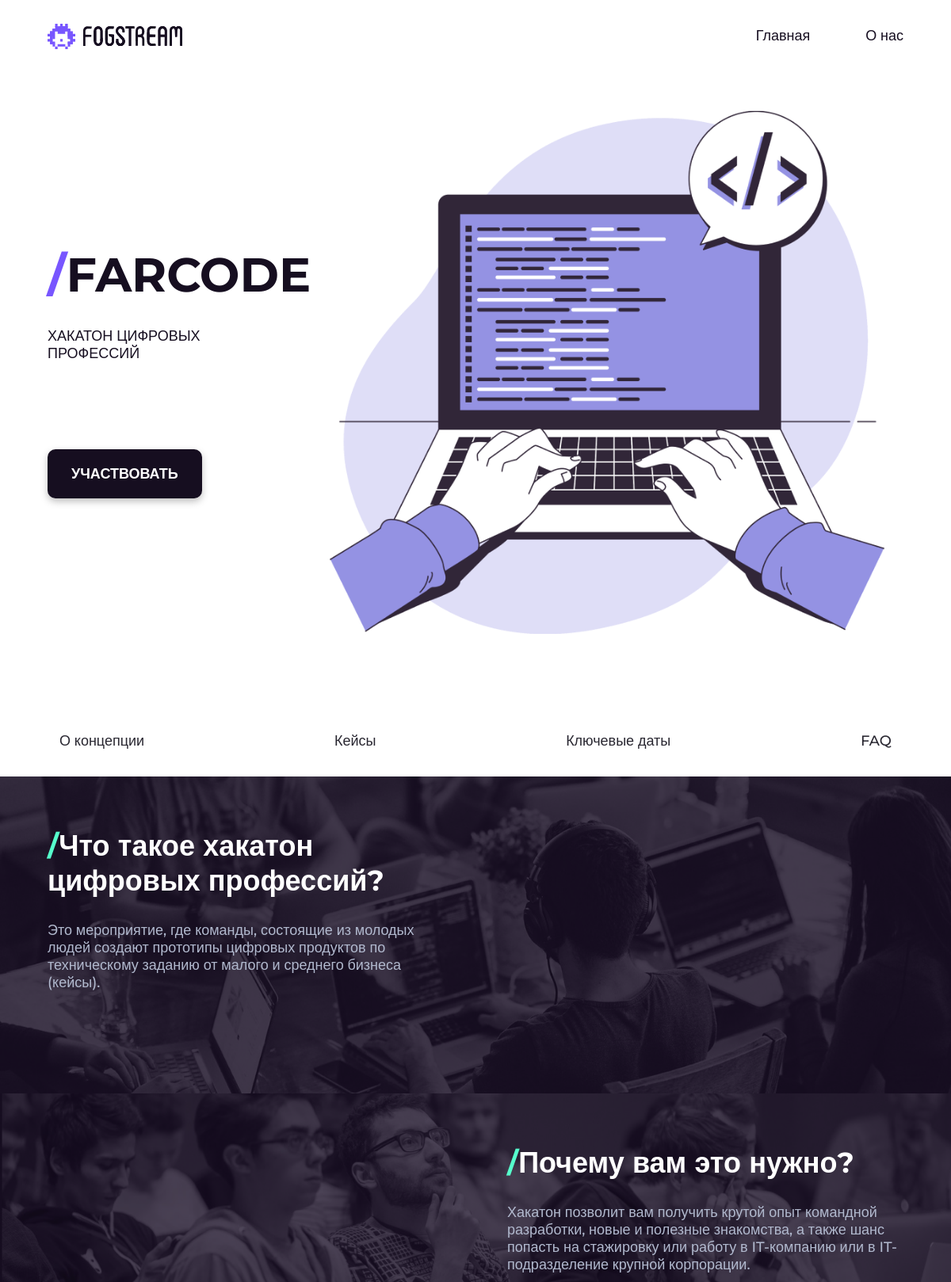
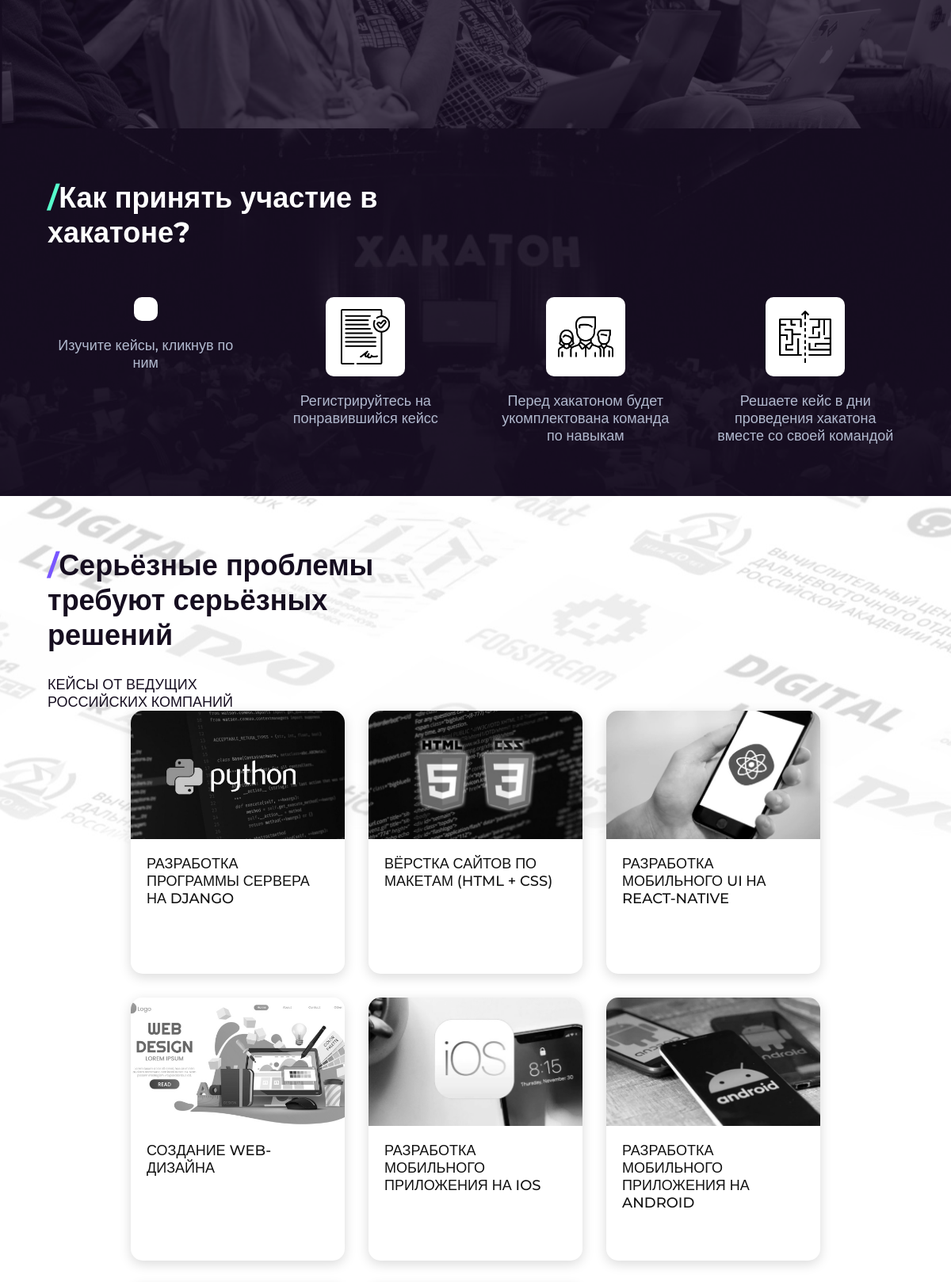
The page / (upper part) on the database its author committed (2 pictures, top to bottom).
### accounts/models.py (models this page shows)
class LastText(models.Model):
    text = models.TextField()
    def __str__(self):
        return self.text
    class Meta:
        verbose_name = 'текст'
        verbose_name_plural = 'Кнопки и конечная информация'

class MainText(models.Model):
    text = models.TextField()
    def __str__(self):
        return self.text
    class Meta:
        verbose_name = 'текст'
        verbose_name_plural = 'Основная страница'

class ConceptText(models.Model):
    text = models.TextField()
    def __str__(self):
        return self.text
    class Meta:
        verbose_name = 'текст'
        verbose_name_plural = 'Страница концепции'

class CasesText(models.Model):
    text = models.TextField()
    def __str__(self):
        return self.text
    class Meta:
        verbose_name = 'текст'
        verbose_name_plural = 'Страница кейсов'

### accounts/views.py (the view)
# urls.py: path('', views.index, name = 'index'),
def index(request):
    subject_main_text = MainText.objects.all()
    subject_concept_text = ConceptText.objects.all()
    subject_cases_text = CasesText.objects.all()
    subject_date_text = DateText.objects.all()
    subject_quest_text = QuestionText.objects.all()
    subject_last_text = LastText.objects.all()
    try:
        context = {
            'tittle_mainW': subject_main_text[0],
            'text_mainW': subject_main_text[1],
            'btn_mainW': subject_main_text[2],
            'first_title': subject_concept_text[0],
            'first_text': subject_concept_text[1],
            'second_title': subject_concept_text[2],
            'second_text': subject_concept_text[3],
            'thrid_title': subject_concept_text[4],
            'iqon_1': subject_concept_text[5],
            'iqon_2': subject_concept_text[6],
            'iqon_3': subject_concept_text[7],
            'iqon_4': subject_concept_text[8],
            'cases_title': subject_cases_text[0],
            'cases_text': subject_cases_text[1],
            'case_1': subject_cases_text[2],
            'case_2': subject_cases_text[3],
            'case_3': subject_cases_text[4],
            'case_4': subject_cases_text[5],
            'case_5': subject_cases_text[6],
            'case_6': subject_cases_text[7],
            'case_7': subject_cases_text[8],
            'case_8': subject_cases_text[9],
            'date_title': subject_date_text[0],
            'date_text': subject_date_text[1],
            'date_first': subject_date_text[2],
            'date_first_text': subject_date_text[3],
            'date_second': subject_date_text[4],
            'date_second_text': subject_date_text[5],
            'date_thrid': subject_date_text[6],
            'date_thrid_text': subject_date_text[7],
            'date_fourth': subject_date_text[8],
            'date_fourth_text': subject_date_text[9],
            'date_fifth': subject_date_text[10],
            'date_fifth_text': subject_date_text[11],
            'question_title': subject_quest_text[0],
            'question_1': subject_quest_text[1],
            'question_1_text': subject_quest_text[2],
            'question_2': subject_quest_text[3],
            'question_2_text': subject_quest_text[4],
            'question_3': subject_quest_text[5],
            'question_3_text': subject_quest_text[6],
            'question_4': subject_quest_text[7],
            'question_4_text': subject_quest_text[8],
            'question_5': subject_quest_text[9],
            'question_5_text': subject_quest_text[10],
            'question_6': subject_quest_text[11],
            'question_6_text': subject_quest_text[12],
            'btn_1': subject_last_text[0],
            'btn_2': subject_last_text[1],
            'btn_3': subject_last_text[2],
            'btn_4': subject_last_text[3],
            'btn_5': subject_last_text[4],
            'btn_6': subject_last_text[5],
            'last_text_1': subject_last_text[6],
            'last_text_2': subject_last_text[7],
            'last_text_3': subject_last_text[8],
            'last_text_4': subject_last_text[9],
        }
    except IndexError:
        templates()
        templates_images()
        templates_case1()
        templates_case2()
        templates_case3()
        templates_case4()
        templates_case5()
        templates_case6()
        templates_case7()
        templates_case8()
    return render(request, 'accounts/index.html', context)

### accounts/models.py (called while the page is built)
    def __str__(self):
        return self.text

    def __str__(self):
        return self.text

### accounts/templates/accounts/index.html (shortened to what this page needs)
<!DOCTYPE html>
<html lang="en">
<head>
    <link rel="stylesheet" href="static/src/styles/stylesheet.css">
</head>
<body>
    <div class="wrapper">
        <header class="header">
            <div class="container">
                <div class="header__menu">
                    <div class="header__icon">
                        <img src="/static/src/images/fogstream.svg" alt="">
                    </div>
                    <ul class="header__list">
                        <li class="header__item"><a href="{% url 'index' %}" class="header__link">{{ btn_1 }}</a></li>
                        <li class="header__item"><a href="https://www.fogstream.ru/ru/about-us/" class="header__link">{{ btn_2 }}</a></li>
                    </ul>
                </div>
            </div>
        </header>
        <main class="main">
            <section class="join">
                <div class="container">
                    <div class="join__content">
                        <div class="join__block-text block-text">
                            <h1 class="join__title title"><span>/</span>{{ tittle_mainW }}<br></h1>
                            <p class="join__text text">{{ text_mainW }}</p>
                            <a href="#cases" class="join__button button">{{ btn_mainW }}</a>
                        </div>
                        <div class="join__img">
                            <img src="/static/src/images/Header.png" alt="">
                        </div>
                    </div>
                </div>
            </section>
           <div class="main__body">
            <nav class="nav">
                <div class="nav__body">
                    <div class="container">
                        <div class="nav__menu">
                            <ul class="nav__list">
                                <li class="nav__item"><a href="#concept" class="nav__link">{{ btn_3 }}</a></li>
                                <li class="nav__item"><a href="#cases" class="nav__link">{{ btn_4 }}</a></li>
                                <li class="nav__item"><a href="#dates" class="nav__link">{{ btn_5 }}</a></li>
                                <li class="nav__item"><a href="#faq" class="nav__link">{{ btn_6 }}</a></li>
                            </ul>
                        </div>
                    </div>
                </div>
            </nav>
            <div class="concept">
                <div class="concept__blocks block">
                    <div class="concept__block1">
                        <div class="container">
                            <div class="block1__contant">
                                <div id="concept" class="block__block-text block-text">
                                    <h2 class="block__title title"><span>/</span>{{ first_title }}</h2>
                                    <p class="block__text text">{{ first_text }}</p>
                                </div>
                                <div class="block__img">
                                    <img src="/static/src/images/concept/con1.jpg" alt="">
                                </div>
                            </div>
                        </div>
                    </div>
                    <div class="concept__block2">
                        <div class="container">
                            <div class="block2__contant">
                                <div class="block__block-text block-text">
                                    <h2 class="block__title title"><span>/</span>{{ second_title }}</h2>
                                    <p class="block__text text">{{ second_text }}</p>
                                </div>
                                <div class="block__img">
                                    <img src="/static/src/images/concept/con2.jpg" alt="">
                                </div>
                            </div>
                        </div>
                    </div>
                    <div class="concept__block3">
                        <div class="container">
                            <div class="block3__contant">
                                <div class="block__block-text block-text">
                                    <h2 class="block__title title"><span>/</span>{{ thrid_title }}</h2>
                                </div>
                                <div class="block3__howto">
                                    <ul class="block3__list">
                                        <li class="block3__item">
                                            <img src="/static/src/images/howto/investigation.png" alt="">
                                            <p class="text">{{ iqon_1 }}</p>
                                        </li>
                                        <li class="block3__item">
                                            <img src="/static/src/images/howto/registration.png" alt="">
                                            <p class="text">{{ iqon_2 }}с</p>
                                        </li>
                                        <li class="block3__item">
                                            <img src="/static/src/images/howto/team.png" alt="">
                                            <p class="text">{{ iqon_3 }}</p>
                                        </li>
                                        <li class="block3__item">
                                            <img src="/static/src/images/howto/maze.png" alt="">
                                            <p class="text">{{ iqon_4 }}</p>
                                        </li>
                                    </ul>
                                </div>
                                <div class="block__img">
                                    <img src="/static/src/images/concept/con3.jpg" alt="">
                                </div>
                            </div>
                        </div>
                    </div>
                </div>
            </div>
            <div class="cases" id="cases">
                <div class="cases__block">
                    <div class="cases__contant">
                        <div class="container">
                            <div class="cases__block-text block-text">
                                <div class="cases__title title"><span>/</span>{{ cases_title }}</div>
                                <div class="cases__text text">{{ cases_text }}</div>
                            </div>
                            <div class="cases__img">
                                <img src="/static/src/images/logs.jpg" alt="">
                            </div>
                        </div>
                    </div>
                    <div class="cases__all-cases">
                        <div class="container">
                            <ul class="cases__list">
                                <li class="cases__item">
                                    <a id="case1" href="{% url 'case_1' %}" class="case">
                                        <div class="case__img">
                                            <img src="/static/src/images/cases/case1.jpg" alt="">
                                        </div>
                                        <div class="case__block-text block-text">
                                            <p class="case__text text">{{ case_1 }}</p>
                                        </div>
                                    </a>
                                </li>
                                <li class="cases__item">
                                    <a id="case2" href="{% url 'case_2' %}" class="case">
                                        <div class="case__img">
                                            <img src="/static/src/images/cases/case2.jpg" alt="">
                                        </div>
                                        <div class="case__block-text block-text">
                                            <p class="case__text text">{{ case_2 }}</p>
                                        </div>
                                    </a>
                                </li>
                                <li class="cases__item">
                                    <a href="{% url 'case_3' %}" class="case">
                                        <div class="case__img">
                                            <img src="/static/src/images/cases/case3.jpg" alt="">
                                        </div>
                                        <div class="case__block-text block-text">
                                            <p class="case__text text">{{ case_3 }}</p>
                                        </div>
                                    </a>
                                </li>
                                <li class="cases__item">
                                    <a href="{% url 'case_4' %}" class="case">
                                        <div class="case__img">
                                            <img src="/static/src/images/cases/case4.jpg" alt="">
                                        </div>
                                        <div class="case__block-text block-text">
                                            <p class="case__text text">{{ case_4 }}</p>
                                        </div>
                                    </a>
                                </li>
                                <li class="cases__item">
                                    <a href="{% url 'case_5' %}" class="case">
                                        <div class="case__img">
                                            <img src="/static/src/images/cases/case5.jpg" alt="">
                                        </div>
                                        <div class="case__block-text block-text">
                                            <p class="case__text text">{{ case_5 }}</p>
                                        </div>
                                    </a>
                                </li>
                                <li class="cases__item">
                                    <a href="{% url 'case_6' %}" class="case">
                                        <div class="case__img">
                                            <img src="/static/src/images/cases/case6.jpg" alt="">
                                        </div>
                                        <div class="case__block-text block-text">
                                            <p class="case__text text">{{ case_6 }}</p>
                                        </div>
                                    </a>
                                </li>
                            </ul>
                        </div>
                    </div>
                </div>
            </div>
           </div>
        </main>
    </div>
</body>
</html>

### rows shown on the page
LastText: text "Главная"
LastText: text "О нас"
MainText: text "FARCODE"
MainText: text "ХАКАТОН ЦИФРОВЫХ ПРОФЕССИЙ"
MainText: text "УЧАСТВОВАТЬ"
LastText: text "О концепции"
LastText: text "Кейсы"
LastText: text "Ключевые даты"
LastText: text "FAQ"
ConceptText: text "Что такое хакатон цифровых профессий?"
ConceptText: text "Это мероприятие, где команды, состоящие из молодых людей создают прототипы цифровых продуктов по техническому заданию от малого и среднего бизнеса (кейсы)."
ConceptText: text "Почему вам это нужно?"
ConceptText: text "Хакатон позволит вам получить крутой опыт командной разработки, новые и полезные знакомства, а также шанс попасть на стажировку или работу в IT-компанию или в IT-подразделение крупной корпорации."
ConceptText: text "Как принять участие в хакатоне?"
ConceptText: text "Изучите кейсы, кликнув по ним"
ConceptText: text "Регистрируйтесь на понравившийся кейс"
ConceptText: text "Перед хакатоном будет укомплектована команда по навыкам"
ConceptText: text "Решаете кейс в дни проведения хакатона вместе со своей командой"
CasesText: text "Серьёзные проблемы требуют серьёзных решений"
CasesText: text "КЕЙСЫ ОТ ВЕДУЩИХ РОССИЙСКИХ КОМПАНИЙ"
CasesText: text "РАЗРАБОТКА ПРОГРАММЫ СЕРВЕРА НА DJANGO"
CasesText: text "ВЁРСТКА САЙТОВ ПО МАКЕТАМ (HTML + CSS)"
CasesText: text "РАЗРАБОТКА МОБИЛЬНОГО UI НА REACT-NATIVE"
CasesText: text "СОЗДАНИЕ WEB-ДИЗАЙНА"
CasesText: text "РАЗРАБОТКА МОБИЛЬНОГО ПРИЛОЖЕНИЯ НА IOS"
CasesText: text "РАЗРАБОТКА МОБИЛЬНОГО ПРИЛОЖЕНИЯ НА ANDROID"
